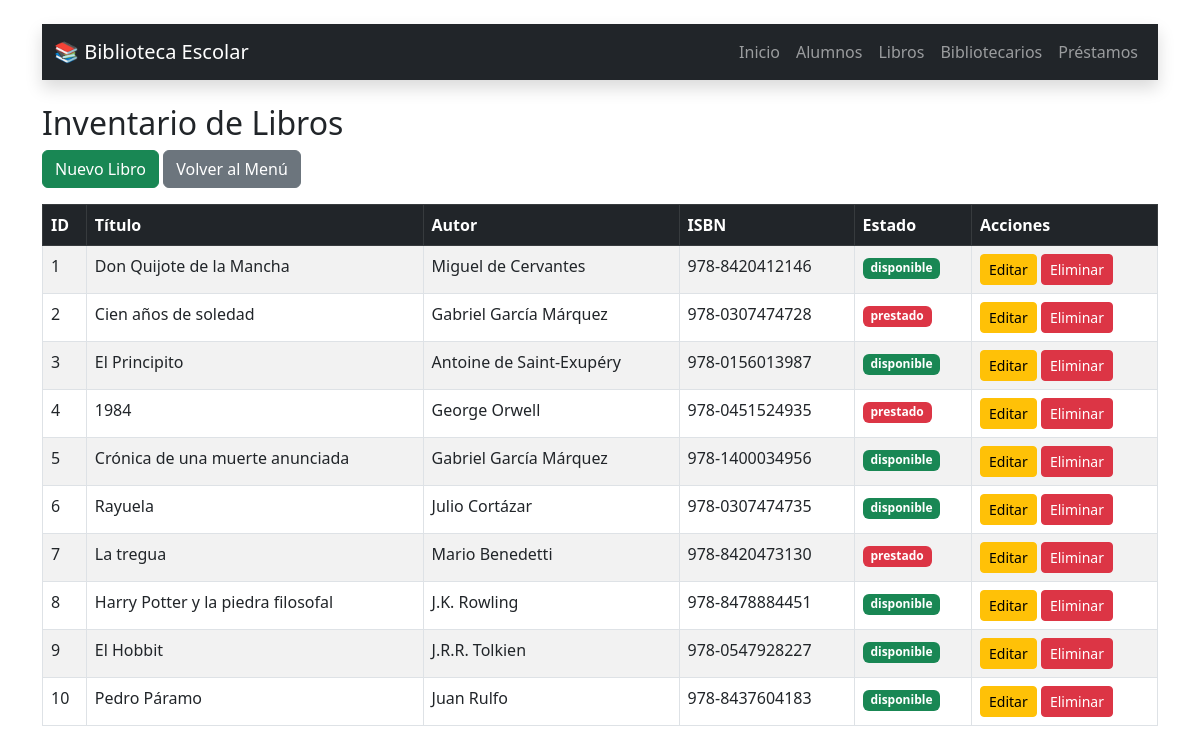
The app's page /libros.php with its own data.
### tables this page shows
CREATE TABLE IF NOT EXISTS `libro` (
  `id_libro` int NOT NULL AUTO_INCREMENT,
  `titulo` varchar(150) NOT NULL,
  `autor` varchar(100) DEFAULT NULL,
  `isbn` varchar(20) DEFAULT NULL,
  `estado` enum('disponible','prestado') DEFAULT 'disponible',
  PRIMARY KEY (`id_libro`),
  UNIQUE KEY `isbn` (`isbn`),
  KEY `idx_libro_titulo` (`titulo`)
);

### libros.php (the view, shortened to what this page needs)
<?php include 'config.php'; ?>
<!DOCTYPE html>
<html>
<head>
    <link rel="stylesheet" href="https://cdn.jsdelivr.net/npm/bootstrap@5.3.0/dist/css/bootstrap.min.css">
</head>
<body class="container mt-4">
    <?php include 'navbar.php'; ?>
    <h2>Inventario de Libros</h2>
    <a href="libros_form.php" class="btn btn-success mb-3">Nuevo Libro</a>
    <a href="index.php" class="btn btn-secondary mb-3">Volver al Menú</a>
    <table class="table table-striped table-bordered">
        <thead class="table-dark">
            <tr>
                <th>ID</th>
                <th>Título</th>
                <th>Autor</th>
                <th>ISBN</th>
                <th>Estado</th>
                <th>Acciones</th>
            </tr>
        </thead>
        <tbody>
            <?php
            $stmt = $pdo->query("SELECT * FROM libro");
            while ($row = $stmt->fetch()) {
                $badge = ($row['estado'] == 'disponible') ? 'bg-success' : 'bg-danger';
                echo "<tr>
                    <td>{$row['id_libro']}</td>
                    <td>{$row['titulo']}</td>
                    <td>{$row['autor']}</td>
                    <td>{$row['isbn']}</td>
                    <td><span class='badge $badge'>{$row['estado']}</span></td>
                    <td>
                        <a href='libros_form.php?id={$row['id_libro']}' class='btn btn-warning btn-sm'>Editar</a>
                        <a href='libros.php?delete={$row['id_libro']}' class='btn btn-danger btn-sm' onclick='return confirm(\"¿Borrar libro?\")'>Eliminar</a>
                    </td>
                </tr>";
            }
            ?>
        </tbody>
    </table>
</body>
</html>

### records on screen
libro: id_libro "1", titulo "Don Quijote de la Mancha", autor "Miguel de Cervantes", isbn "978-8420412146", estado "disponible"
libro: id_libro "2", titulo "Cien años de soledad", autor "Gabriel García Márquez", isbn "978-0307474728", estado "prestado"
libro: id_libro "3", titulo "El Principito", autor "Antoine de Saint-Exupéry", isbn "978-0156013987", estado "disponible"
libro: id_libro "4", titulo "1984", autor "George Orwell", isbn "978-0451524935", estado "prestado"
libro: id_libro "5", titulo "Crónica de una muerte anunciada", autor "Gabriel García Márquez", isbn "978-1400034956", estado "disponible"
libro: id_libro "6", titulo "Rayuela", autor "Julio Cortázar", isbn "978-0307474735", estado "disponible"
libro: id_libro "7", titulo "La tregua", autor "Mario Benedetti", isbn "978-8420473130", estado "prestado"
libro: id_libro "8", titulo "Harry Potter y la piedra filosofal", autor "J.K. Rowling", isbn "978-8478884451", estado "disponible"
libro: id_libro "9", titulo "El Hobbit", autor "J.R.R. Tolkien", isbn "978-0547928227", estado "disponible"
libro: id_libro "10", titulo "Pedro Páramo", autor "Juan Rulfo", isbn "978-8437604183", estado "disponible"
